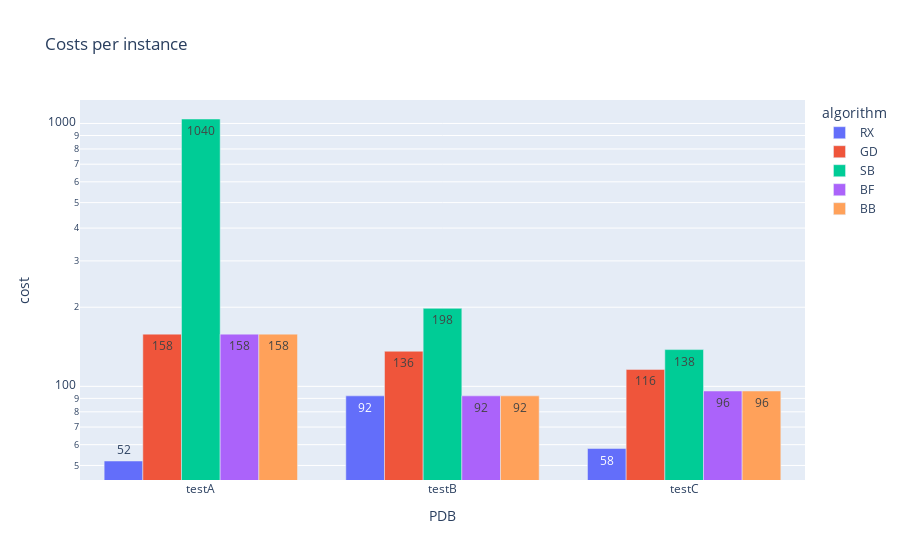

Here is the notebook cell this chart was saved with:
### Code cell
dfA = {'PDB':[],'cost':[], 'algorithm':[]}
for i, row in df.iterrows():
    for c in df.columns:
        if c in ['PDB','|V|','|E|','|S|']:
            continue
        dfA['PDB'].append(row['PDB'])
        dfA['cost'].append(row[c])
        dfA['algorithm'].append(c)
dfA = pd.DataFrame(dfA)
# remove solver
dfA = dfA[dfA['algorithm']!='solver']
# remove nan
dfA = dfA[~dfA['cost'].isna()]
# remove duplicates
dfA = dfA.drop_duplicates(subset=['PDB','algorithm'])
# show
fig = px.bar(dfA, x='PDB', y='cost', color='algorithm', title='Costs per instance', barmode='group', log_y=True, text='cost')
# fig.update_yaxes(range=[1e-2, 1e4])
fig.update_traces(textposition='auto') # set text position
fig.show()
# save fig to file
wdir = os.path.join('latex',nmr_folder)
if not os.path.exists(wdir):
    os.mkdir(wdir)
fig.write_image(os.path.join(wdir,'costs.pdf'))

### Figure 1 — Plotly figure (JSON) as saved in the notebook; plotly's stock layout.template omitted (floating-point values rounded to 4 significant figures)
{"data": [{"alignmentgroup": "True", "hovertemplate": "algorithm=RX<br>PDB=%{x}<br>cost=%{text}<extra></extra>", "legendgroup": "RX", "marker": {"color": "#636efa", "pattern": {"shape": ""}}, "name": "RX", "offsetgroup": "RX", "orientation": "v", "showlegend": true, "text": [52, 92, 58], "textposition": "auto", "type": "bar", "x": ["testA", "testB", "testC"], "xaxis": "x", "y": [52, 92, 58], "yaxis": "y"}, {"alignmentgroup": "True", "hovertemplate": "algorithm=GD<br>PDB=%{x}<br>cost=%{text}<extra></extra>", "legendgroup": "GD", "marker": {"color": "#EF553B", "pattern": {"shape": ""}}, "name": "GD", "offsetgroup": "GD", "orientation": "v", "showlegend": true, "text": [158, 136, 116], "textposition": "auto", "type": "bar", "x": ["testA", "testB", "testC"], "xaxis": "x", "y": [158, 136, 116], "yaxis": "y"}, {"alignmentgroup": "True", "hovertemplate": "algorithm=SB<br>PDB=%{x}<br>cost=%{text}<extra></extra>", "legendgroup": "SB", "marker": {"color": "#00cc96", "pattern": {"shape": ""}}, "name": "SB", "offsetgroup": "SB", "orientation": "v", "showlegend": true, "text": [1040, 198, 138], "textposition": "auto", "type": "bar", "x": ["testA", "testB", "testC"], "xaxis": "x", "y": [1040, 198, 138], "yaxis": "y"}, {"alignmentgroup": "True", "hovertemplate": "algorithm=BF<br>PDB=%{x}<br>cost=%{text}<extra></extra>", "legendgroup": "BF", "marker": {"color": "#ab63fa", "pattern": {"shape": ""}}, "name": "BF", "offsetgroup": "BF", "orientation": "v", "showlegend": true, "text": [158, 92, 96], "textposition": "auto", "type": "bar", "x": ["testA", "testB", "testC"], "xaxis": "x", "y": [158, 92, 96], "yaxis": "y"}, {"alignmentgroup": "True", "hovertemplate": "algorithm=BB<br>PDB=%{x}<br>cost=%{text}<extra></extra>", "legendgroup": "BB", "marker": {"color": "#FFA15A", "pattern": {"shape": ""}}, "name": "BB", "offsetgroup": "BB", "orientation": "v", "showlegend": true, "text": [158, 92, 96], "textposition": "auto", "type": "bar", "x": ["testA", "testB", "testC"], "xaxis": "x", "y": [158, 92, 96], "yaxis": "y"}], "layout": {"barmode": "group", "legend": {"title": {"text": "algorithm"}, "tracegroupgap": 0}, "title": {"text": "Costs per instance"}, "xaxis": {"anchor": "y", "domain": [0, 1], "title": {"text": "PDB"}}, "yaxis": {"anchor": "x", "domain": [0, 1], "title": {"text": "cost"}, "type": "log"}}}
